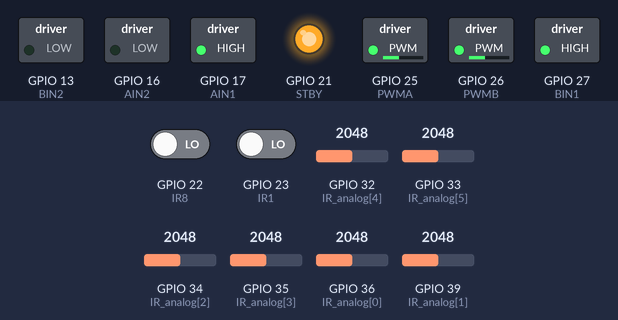
Simulated run of this sketch. Board: ESP32. On the bench: switched loads named in the sketch (green lamp = pin HIGH), output pins drawn as LEDs (lit = HIGH). The test bench sets the inputs (shaded band); at power-on: GPIO 23 (IR1) LOW, GPIO 32 (IR_analog[4]) = 2048, GPIO 33 (IR_analog[5]) = 2048, GPIO 36 (IR_analog[0]) = 2048, GPIO 22 (IR8) LOW, GPIO 34 (IR_analog[2]) = 2048, GPIO 35 (IR_analog[3]) = 2048, GPIO 39 (IR_analog[1]) = 2048.

Above: at 1.2 s.
1.3 s: GPIO 23 (IR1) driven HIGH
At 2.3 s:
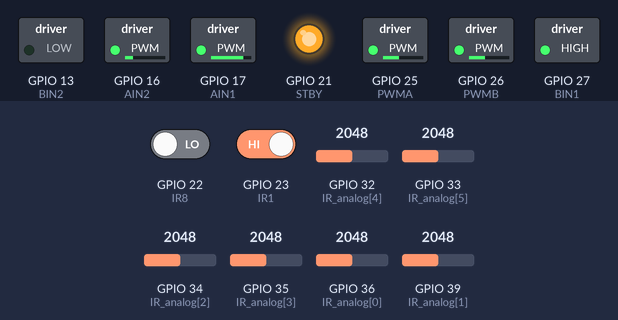
4.3 s: GPIO 32 (IR_analog[4]) set to 555
7.3 s: GPIO 32 (IR_analog[4]) set to 476
8.8 s: GPIO 33 (IR_analog[5]) set to 2072
At 8.95 s:
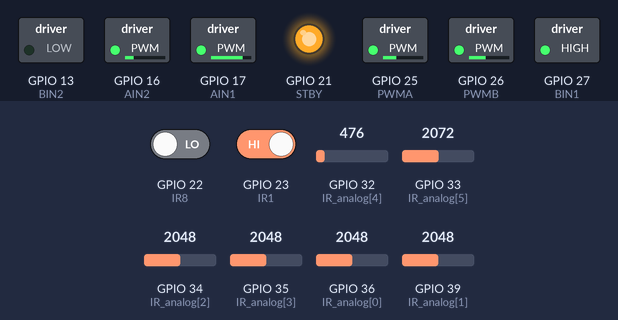
Timing chart, 0 to 9.4 s (numbered marks = the images above; inputs shaded):
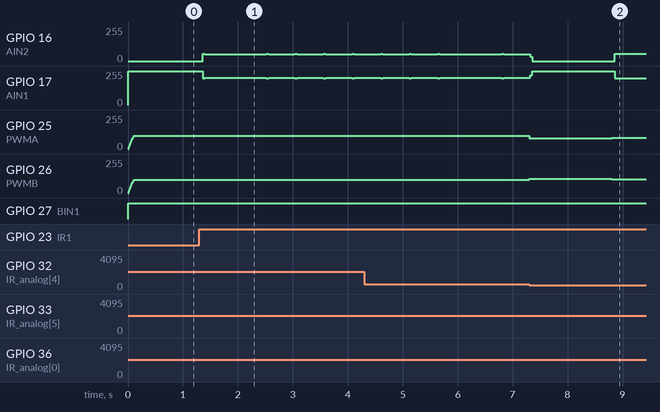

The sketch:

Latest_Priority.ino
```cpp
#define AIN1 17
#define AIN2 16
#define BIN1 27
#define BIN2 13
#define PWMA 25
#define PWMB 26
#define STBY 21

#define IR1 23
#define IR8 22
int IR_analog[6] = {36, 39, 34, 35, 32, 33};

const int THRESHOLD = 90;

float Kp = 39.5f;
float Ki = 0.0f;
float Kd = 8.8f;

float integral      = 0;
float lastError     = 0;
float filteredError = 0;

const float sensorPos[6] = {-3.5f, -2.0f, -0.5f, 0.5f, 2.0f, 3.5f};

int   baseSpeed       = 100;
int   maxSpeed        = 255;
int   MIN_CURVE_SPEED = 60;

const float SPEED_KP = 20.0f;

int currentSpeed = 0;
const int rampStep  = 10;
const int rampDelay = 10;
unsigned long lastRampTime = 0;

const float DEADBAND = 0.08f;

// ================= LOOP DETECTION =================
unsigned long curveStartTime   = 0;
int           curveDirection   = 0;
const unsigned long LOOP_TIMEOUT      = 800;  // reduced — edge count is primary detector
const int           LOOP_EDGE_THRESHOLD = 2;  // outer sensor must fire 2 times = loop
int  leftEdgeCount  = 0;
int  rightEdgeCount = 0;
int  prevIR_left    = 0;
int  prevIR_right   = 0;// reduced — junction logic catches most loops first

// ================= JUNCTION DEBOUNCE =================
int junctionDebounce = 0;
const int JUNCTION_DEBOUNCE_COUNT = 5;  // must see junction for 5 loops to confirm

// ================= RECOVERY =================
unsigned long lastLineSeenTime = 0;
const unsigned long DASHED_GAP_TIMEOUT = 400;
const unsigned long SPIN_TIMEOUT       = 500;
const int REVERSE_SPEED = 70;

enum RecoveryPhase {
  ON_LINE,
  DASHED_GAP,
  SPINNING,
  REVERSING,
  SPINNING2,
};

RecoveryPhase recoveryPhase    = ON_LINE;
unsigned long recoveryPhaseStart = 0;
int spinDirection = 0;

// ================= SENSOR DATA =================
int rawADC[6];
int IR_inner[6];
int IR_left  = 0;
int IR_right = 0;

unsigned long lastLoopTime = 0;
float dt = 0.005f;

bool running = false;

// ============================================================
void setup(){
  Serial.begin(115200);

  pinMode(AIN1, OUTPUT); pinMode(AIN2, OUTPUT);
  pinMode(BIN1, OUTPUT); pinMode(BIN2, OUTPUT);
  pinMode(STBY, OUTPUT);
  digitalWrite(STBY, HIGH);

  pinMode(IR1, INPUT);
  pinMode(IR8, INPUT);
  for(int i = 0; i < 6; i++) pinMode(IR_analog[i], INPUT);

  ledcSetup(0, 2000, 8); ledcAttachPin(PWMA, 0);
  ledcSetup(1, 2000, 8); ledcAttachPin(PWMB, 1);

  stopMotors();

  running            = true;
  currentSpeed       = 0;
  lastRampTime       = millis();
  lastLineSeenTime   = millis();
  lastLoopTime       = micros();
  integral           = 0;
  lastError          = 0;
  filteredError      = 0;
  recoveryPhase      = ON_LINE;
}

// ============================================================
void drive(int L, int R){
  L = constrain(L, -maxSpeed, maxSpeed);
  R = constrain(R, -maxSpeed, maxSpeed);

  if(L >= 0){ digitalWrite(AIN1, HIGH); digitalWrite(AIN2, LOW);  }
  else       { digitalWrite(AIN1, LOW);  digitalWrite(AIN2, HIGH); L = -L; }
  ledcWrite(0, L);

  if(R >= 0){ digitalWrite(BIN1, HIGH); digitalWrite(BIN2, LOW);  }
  else       { digitalWrite(BIN1, LOW);  digitalWrite(BIN2, HIGH); R = -R; }
  ledcWrite(1, R);
}

void stopMotors(){
  ledcWrite(0, 0); ledcWrite(1, 0);
  digitalWrite(AIN1, LOW); digitalWrite(AIN2, LOW);
  digitalWrite(BIN1, LOW); digitalWrite(BIN2, LOW);
}

// ============================================================
void readSensors(){
  IR_left  = (digitalRead(IR1) == HIGH) ? 1 : 0;
  IR_right = (digitalRead(IR8) == HIGH) ? 1 : 0;

  for(int i = 0; i < 6; i++){
    rawADC[i]   = analogRead(IR_analog[i]);
    IR_inner[i] = (rawADC[i] > THRESHOLD) ? 1 : 0;
  }
}

// ============================================================
float computeError(){
  float weightedSum = 0;
  float totalWeight = 0;

  for(int i = 0; i < 6; i++){
    float strength = (float)rawADC[i] - (float)THRESHOLD;
    if(strength < 0) strength = 0;
    weightedSum += sensorPos[i] * strength;
    totalWeight += strength;
  }

  if(totalWeight < 10) return lastError;

  lastLineSeenTime = millis();
  return weightedSum / totalWeight;
}

// ============================================================
bool anyInnerOnLine(){
  for(int i = 0; i < 6; i++) if(IR_inner[i]) return true;
  return false;
}

// ============================================================
void handleSpeedRamp(){
  if(millis() - lastRampTime >= rampDelay){
    lastRampTime = millis();
    if(currentSpeed < baseSpeed) currentSpeed += rampStep;
  }
}

// ============================================================
bool handleRecovery(){

  bool innerSeen = anyInnerOnLine();

  if(innerSeen){
    if(recoveryPhase != ON_LINE){
      integral      = 0;
      filteredError = 0;
      lastError     = 0;
      recoveryPhase = ON_LINE;
    }
    lastLineSeenTime = millis();
    return false;
  }

  // Line is lost — start recovery
  if(recoveryPhase == ON_LINE){
    spinDirection      = (lastError >= 0) ? 1 : -1;
    recoveryPhase      = SPINNING;
    recoveryPhaseStart = millis();
  }

  unsigned long phaseElapsed = millis() - recoveryPhaseStart;

  switch(recoveryPhase){

    case DASHED_GAP:
      {
        float correction = lastError * Kp * 0.3f;
        int L = constrain(currentSpeed + (int)correction, 0, maxSpeed);
        int R = constrain(currentSpeed - (int)correction, 0, maxSpeed);
        drive(L, R);
        if(phaseElapsed >= DASHED_GAP_TIMEOUT){
          recoveryPhase      = SPINNING;
          recoveryPhaseStart = millis();
        }
      }
      break;

    case SPINNING:
      if(phaseElapsed < 100){
        stopMotors();
      } else {
        if(spinDirection > 0) drive( 130, -130);
        else                  drive(-130,  130);
      }
      break;

    default:
      break;
  }

  return true;
}

// ============================================================
enum TurnState { TURN_NONE, TURNING_LEFT, TURNING_RIGHT };
TurnState sharpTurnState = TURN_NONE;
unsigned long turnStartTime = 0;
const unsigned long SHARP_TURN_DURATION = 500;

// ============================================================
// Junction with debounce + Left → Straight → Right priority
// ============================================================
bool handleJunction(int activeSpeed) {

  // Must be centered to consider junction
  if(fabs(filteredError) > 0.3f){
    junctionDebounce = 0;
    return false;
  }

  int leftCount  = IR_inner[0] + IR_inner[1] + IR_inner[2];
  int rightCount = IR_inner[3] + IR_inner[4] + IR_inner[5];
  int totalInner = leftCount + rightCount;

  if(sharpTurnState != TURN_NONE){
    junctionDebounce = 0;
    return false;
  }

  bool exitLeft   = (IR_left  == 1) && (totalInner >= 4) && rightCount >= 1;
  bool exitRight  = (IR_right == 1) && (totalInner >= 4) && leftCount  >= 1;
  bool straight   = (IR_inner[2] || IR_inner[3]);  // center sensors active

  if(!exitLeft && !exitRight){
    junctionDebounce = 0;  // reset if nothing seen
    return false;
  }

  // Debounce — must see junction for N consecutive loops
  junctionDebounce++;
  if(junctionDebounce < JUNCTION_DEBOUNCE_COUNT) return false;
  junctionDebounce = 0;  // reset after confirmed

  integral = 0; filteredError = 0; lastError = 0;

  int pivotSpeed = max(activeSpeed, 140);

  // ── LEFT → STRAIGHT → RIGHT priority ──
  if(exitLeft){
    drive(-pivotSpeed, pivotSpeed);
    return true;
  }
  if(straight){
    return false;  // let PID handle straight
  }
  if(exitRight){
    drive(pivotSpeed, -pivotSpeed);
    return true;
  }

  return false;
}

// ============================================================
bool handleSharpTurn() {

  int leftCount  = IR_inner[0] + IR_inner[1] + IR_inner[2];
  int rightCount = IR_inner[3] + IR_inner[4] + IR_inner[5];

  if(anyInnerOnLine() && IR_left == 0 && IR_right == 0)
    return false;

  if(sharpTurnState == TURN_NONE){

    if(leftCount >= 2 && rightCount <= 1 && IR_right == 0){
      sharpTurnState = TURNING_LEFT;
      turnStartTime  = millis();
      integral = 0; filteredError = 0; lastError = 0;
      return true;
    }

    if(rightCount >= 2 && leftCount <= 1 && IR_left == 0){
      sharpTurnState = TURNING_RIGHT;
      turnStartTime  = millis();
      integral = 0; filteredError = 0; lastError = 0;
      return true;
    }

    return false;
  }

  unsigned long elapsed = millis() - turnStartTime;

  bool recentered = elapsed > 100 &&
                    (IR_inner[2] || IR_inner[3]) &&
                    leftCount > 0 && rightCount > 0;

  if(recentered || elapsed > SHARP_TURN_DURATION){
    sharpTurnState = TURN_NONE;
    integral = 0; filteredError = 0; lastError = 0;
    return false;
  }

  if(sharpTurnState == TURNING_LEFT){
    drive(-160, 160);
  } else {
    drive(160, -160);
  }

  return true;
}

// ============================================================
void pidControl(){

  readSensors();

  // NEW — add these lines immediately after readSensors()
  if(IR_left  == 1 && prevIR_left  == 0) leftEdgeCount++;
  if(IR_right == 1 && prevIR_right == 0) rightEdgeCount++;
  prevIR_left  = IR_left;
  prevIR_right = IR_right;

  unsigned long now = micros();
  dt = (now - lastLoopTime) / 1000000.0f;
  dt = constrain(dt, 0.001f, 0.05f);
  lastLoopTime = now;

  // ── Compute error and activeSpeed FIRST ──
  float error = computeError();
  if(fabsf(error) < DEADBAND) error = 0.0f;
  filteredError = 0.2f * filteredError + 0.8f * error;

  int adaptiveSpeed = baseSpeed - (int)(fabsf(filteredError) * SPEED_KP);
  adaptiveSpeed = constrain(adaptiveSpeed, MIN_CURVE_SPEED, baseSpeed);
  int activeSpeed = min(currentSpeed, adaptiveSpeed);

  // ── Special handlers ──
  if(handleSharpTurn())           return;
  if(handleJunction(activeSpeed)) return;
  if(handleRecovery())            return;

  // ── Normal PID ──
  float P_term = Kp * filteredError;
  float D_term = Kd * (filteredError - lastError);

  if(anyInnerOnLine())
    integral += filteredError * dt;
  else
    integral = 0;
  integral = constrain(integral, -30.0f, 30.0f);
  float I_term = Ki * integral;

  float correction = P_term + I_term + D_term;

  // ── Update lastError BEFORE loop detection so D_term is correct next loop ──
  lastError = filteredError;

  // ── Loop detection — runs after PID terms calculated ──
  // ── Loop detection ──
  int turnDir = 0;
  if(filteredError >  1.0f) turnDir =  1;
  else if(filteredError < -1.0f) turnDir = -1;

  if(turnDir != 0){
    if(curveDirection == turnDir){
      if((millis() - curveStartTime > LOOP_TIMEOUT) &&
   ((turnDir ==  1 && rightEdgeCount >= LOOP_EDGE_THRESHOLD) ||
    (turnDir == -1 && leftEdgeCount  >= LOOP_EDGE_THRESHOLD))){
        int leftCount  = IR_inner[0] + IR_inner[1] + IR_inner[2];
        int rightCount = IR_inner[3] + IR_inner[4] + IR_inner[5];
        bool straight  = (IR_inner[2] || IR_inner[3]);

        if(IR_left == 1){
          drive(-160, 160);
        } else if(straight){
          // PID takes over
        } else if(IR_right == 1){
          drive(160, -160);
        } else {
          drive(160 * turnDir, -160 * turnDir);
        }

        curveDirection = 0;
        curveStartTime = millis();
        leftEdgeCount   = 0;   // ← add
        rightEdgeCount  = 0;
        return;
      }
    } else {
      curveDirection = turnDir;   // ← was missing this line too!
      curveStartTime = millis();
      leftEdgeCount   = 0;   // ← add
      rightEdgeCount  = 0;
    }
  } else {
    curveDirection = 0;
  }                               // ← closes if(turnDir != 0)

  // ── Motor output — always runs ──
  int L = activeSpeed + (int)correction;
  int R = activeSpeed - (int)correction;

  int maxVal = max(abs(L), abs(R));
  if(maxVal > maxSpeed){
    L = (L * maxSpeed) / maxVal;
    R = (R * maxSpeed) / maxVal;
  }

  drive(L, R);
}                                 // ← closes pidControl()

// ============================================================
void loop(){
  if(running){
    handleSpeedRamp();
    pidControl();
  } else {
    stopMotors();
  }
}
```

Measured:
- after the input at 1.3 s, GPIO 16 (AIN2): goes 56/255 0.04 s, 50/255 1.1 s, 3 × (56/255 0.04 s, 50/255 0.48 s), 56/255 0.04 s, then 50/255, starting after 0.06 s; GPIO 17 (AIN1): goes 199/255 0.04 s, 205/255 1.1 s, 3 × (199/255 0.04 s, 205/255 0.48 s), 199/255 0.04 s, then 205/255, starting after 0.06 s
- after the input at 8.8 s, GPIO 16 (AIN2): 0/255 → 55/255 after 0.06 s; GPIO 17 (AIN1): 255/255 → 200/255 after 0.06 s; GPIO 25 (PWMA): 82/255 → 83/255 at once; GPIO 26 (PWMB): 106/255 → 105/255 at once
